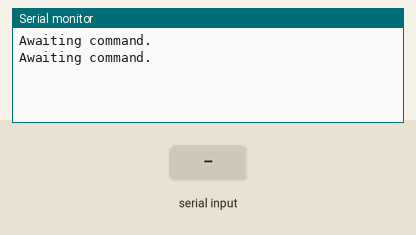
This sketch was run on a simulated Arduino Mega 2560, built with avr-gcc and run on an emulated ATmega2560. On the bench: the last lines printed to the serial monitor. Inputs (shaded band) come from the test bench.

Above: at 1.2 s.
1.3 s: "1" received over the second serial link
At 3.4 s:
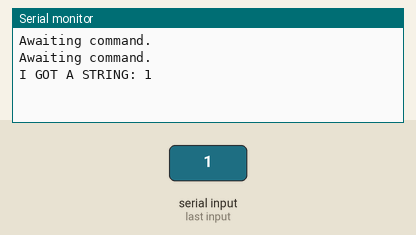
4.3 s: "0" received over the second serial link
5.8 s: "2" received over the second serial link
At 7.5 s:
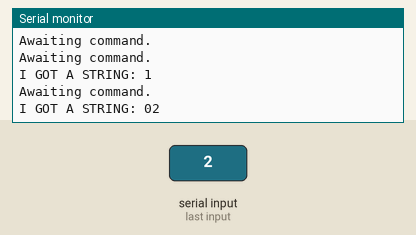

Measured:
- after the input at 1.3 s, the serial monitor: prints a new line after 1.7 s (image 1)
- after the input at 5.8 s, the serial monitor: prints a new line after 1.0 s (image 2)

The sketch:

bt_test.ino
```cpp
#define DELAY_MS 1000

// Bluetooth is connected to Serial1 of Arduino MEGA
char btChar;

/* BLUETOOTH Commands
 * Ileri gitme: ileri (^)
 * Saga donme: sag (>)
 * Sola donme: sol (<)
 * Geri gitme: geri (v)
 * Durma: dur (CARPI)
 *
 * Ultrasound toggle: toggle ultrasound (DAIRE)
 * Line follow toggle: toggle line (UCGEN)
 *
 *
 */
// Setup
void setup()
{
  Serial.begin(9600);
  Serial1.begin(9600);
}

// Loop
void loop()
{
  if (Serial1.available()) {
    String serialChar = Serial1.readString();
    Serial.print("I GOT A STRING: ");
    Serial.println(serialChar);
    Serial1.print("I GOT A STRING: ");
    Serial1.println(serialChar);
  } else {
    Serial.println("Awaiting command.");
    Serial1.println("Awaiting command.");
  }
  delay(DELAY_MS);
}
```
